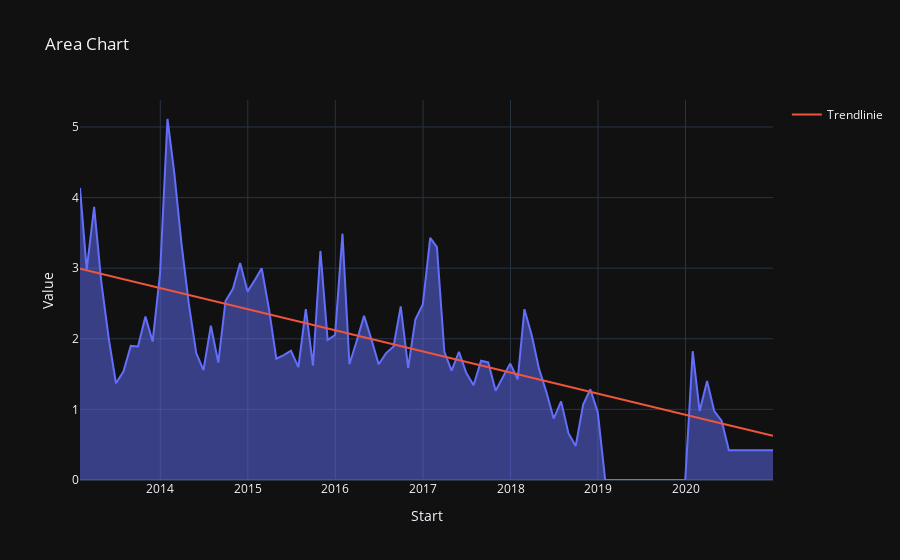

Write notebook code for a chart like this one.
### Code cell
df = monthly_averages_SO2

# Erstellen des Flächendiagramms
fig = px.area(df, x='Start', y='Value', title='Area Chart')
df["Value"] = pd.to_numeric(df["Value"])
df.fillna(1, inplace=True)
# Berechnung der Trendlinie (lineare Regression)
df['StartNumeric'] = pd.to_datetime(df['Start']).view("int64") / 10**9
slope, intercept = np.polyfit(df['StartNumeric'], df['Value'], 1)
# Berechnung der Trendlinienwerte
df['Trend'] = intercept + slope * df['StartNumeric']

fig.add_scatter(x=df['Start'], y=df['Trend'], mode='lines', name='Trendlinie')

fig.show()
